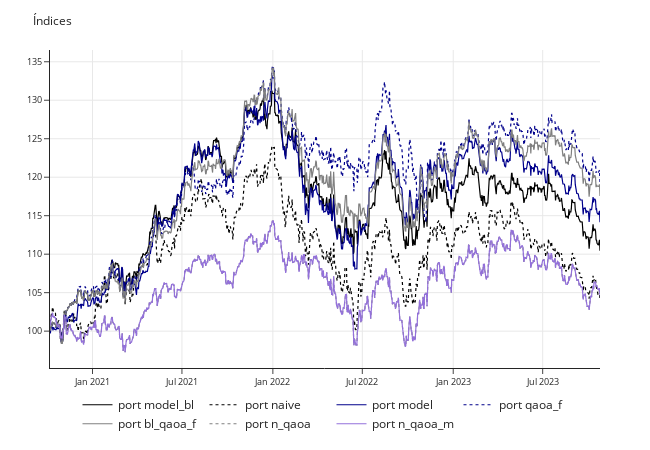
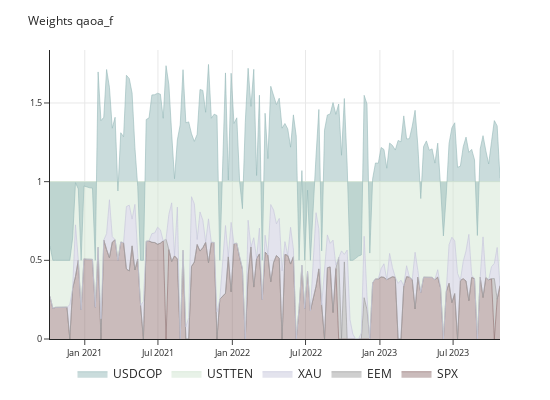
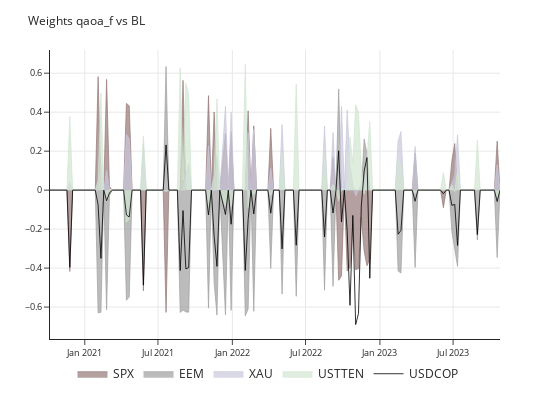

The notebook cell saved with these charts, in order:
### Code cell
graphs.sct(ports.add(1).apply(np.log).cumsum().apply(np.exp).mul(100).round(3),'Índices')
graphs.area(wsqaoa,f'Weights qaoa_f')
graphs.area_2(wsqaoa.sub(ws_),'Weights qaoa_f vs BL',nofill=['USDCOP'])

### Figure 1 — Plotly figure (JSON) as saved in the notebook; plotly's stock layout.template omitted (floating-point values rounded to 4 significant figures; data arrays with more than 128 entries replaced by an {"elided": "..."} marker saying what was removed)
{"data": [{"line": {"color": "black", "dash": "solid", "width": 1.2}, "mode": "lines", "name": "port model_bl", "type": "scatter", "x": {"elided": "1114 str values"}, "y": {"elided": "1114 float values"}}, {"line": {"color": "black", "dash": "dot", "width": 1.2}, "mode": "lines", "name": "port naive", "type": "scatter", "x": {"elided": "1114 str values"}, "y": {"elided": "1114 float values"}}, {"line": {"color": "darkblue", "dash": "solid", "width": 1.2}, "mode": "lines", "name": "port model", "type": "scatter", "x": {"elided": "1114 str values"}, "y": {"elided": "1114 float values"}}, {"line": {"color": "darkblue", "dash": "dot", "width": 1.2}, "mode": "lines", "name": "port qaoa_f", "type": "scatter", "x": {"elided": "1114 str values"}, "y": {"elided": "1114 float values"}}, {"line": {"color": "gray", "dash": "solid", "width": 1.2}, "mode": "lines", "name": "port bl_qaoa_f", "type": "scatter", "x": {"elided": "1114 str values"}, "y": {"elided": "1114 float values"}}, {"line": {"color": "gray", "dash": "dot", "width": 1.2}, "mode": "lines", "name": "port n_qaoa", "type": "scatter", "x": {"elided": "1114 str values"}, "y": {"elided": "1114 float values"}}, {"line": {"color": "mediumpurple", "dash": "solid", "width": 1.2}, "mode": "lines", "name": "port n_qaoa_m", "type": "scatter", "x": {"elided": "1114 str values"}, "y": {"elided": "1114 float values"}}], "layout": {"height": 450, "legend": {"orientation": "h", "x": 0.05, "y": -0.07}, "margin": {"b": 50, "l": 50, "r": 50, "t": 50}, "showlegend": true, "title": {"font": {"size": 12}, "text": "Índices", "xanchor": "left"}, "width": 650, "xaxis": {"showgrid": true, "tickfont": {"size": 9}}, "yaxis": {"showgrid": true, "tickfont": {"size": 9}}}}

### Figure 2 — Plotly figure (JSON) as saved in the notebook; plotly's stock layout.template omitted (floating-point values rounded to 4 significant figures; data arrays with more than 128 entries replaced by an {"elided": "..."} marker saying what was removed)
{"data": [{"line": {"color": "rgba(150,120,120,0.7)", "width": 1}, "mode": "lines", "name": "SPX", "stackgroup": "one", "type": "scatter", "x": {"elided": "157 str values"}, "y": {"elided": "157 float values"}}, {"line": {"color": "rgba(160,160,160,0.7)", "width": 1}, "mode": "lines", "name": "EEM", "stackgroup": "one", "type": "scatter", "x": {"elided": "157 str values"}, "y": {"elided": "157 float values"}}, {"line": {"color": "rgba(200,200,220,0.7)", "width": 1}, "mode": "lines", "name": "XAU", "stackgroup": "one", "type": "scatter", "x": {"elided": "157 str values"}, "y": {"elided": "157 float values"}}, {"line": {"color": "rgba(210,230,210,0.7)", "width": 1}, "mode": "lines", "name": "USTTEN", "stackgroup": "one", "type": "scatter", "x": {"elided": "157 str values"}, "y": {"elided": "157 float values"}}, {"line": {"color": "rgba(150,185,185,0.6)", "width": 1}, "mode": "lines", "name": "USDCOP", "stackgroup": "one", "type": "scatter", "x": {"elided": "157 str values"}, "y": {"elided": "157 float values"}}], "layout": {"height": 400, "legend": {"orientation": "h", "x": 0.05, "y": -0.07}, "margin": {"b": 50, "l": 50, "r": 50, "t": 50}, "showlegend": true, "title": {"font": {"size": 12}, "text": "Weights qaoa_f", "xanchor": "left"}, "width": 550, "xaxis": {"showgrid": true, "tickfont": {"size": 9}}, "yaxis": {"showgrid": true, "tickfont": {"size": 9}}, "yaxis2": {"overlaying": "y", "side": "right", "tickfont": {"size": 9}}}}

### Figure 3 — Plotly figure (JSON) as saved in the notebook; plotly's stock layout.template omitted (floating-point values rounded to 4 significant figures; data arrays with more than 128 entries replaced by an {"elided": "..."} marker saying what was removed)
{"data": [{"fill": "tozeroy", "fillcolor": "rgba(150,120,120,0.7)", "line": {"color": "rgba(150,120,120,0.7)", "width": 1}, "mode": "lines", "name": "SPX", "type": "scatter", "x": {"elided": "157 str values"}, "y": {"elided": "157 float values"}}, {"fill": "tozeroy", "fillcolor": "rgba(160,160,160,0.7)", "line": {"color": "rgba(160,160,160,0.7)", "width": 1}, "mode": "lines", "name": "EEM", "type": "scatter", "x": {"elided": "157 str values"}, "y": {"elided": "157 float values"}}, {"fill": "tozeroy", "fillcolor": "rgba(200,200,220,0.7)", "line": {"color": "rgba(200,200,220,0.7)", "width": 1}, "mode": "lines", "name": "XAU", "type": "scatter", "x": {"elided": "157 str values"}, "y": {"elided": "157 float values"}}, {"fill": "tozeroy", "fillcolor": "rgba(210,230,210,0.7)", "line": {"color": "rgba(210,230,210,0.7)", "width": 1}, "mode": "lines", "name": "USTTEN", "type": "scatter", "x": {"elided": "157 str values"}, "y": {"elided": "157 float values"}}, {"line": {"color": "black", "width": 0.8}, "mode": "lines", "name": "USDCOP", "type": "scatter", "x": {"elided": "157 str values"}, "y": {"elided": "157 float values"}}], "layout": {"height": 400, "legend": {"orientation": "h", "x": 0.05, "y": -0.07}, "margin": {"b": 50, "l": 50, "r": 50, "t": 50}, "showlegend": true, "title": {"font": {"size": 12}, "text": "Weights qaoa_f vs BL", "xanchor": "left"}, "width": 550, "xaxis": {"showgrid": true, "tickfont": {"size": 9}}, "yaxis": {"showgrid": true, "tickfont": {"size": 9}}, "yaxis2": {"overlaying": "y", "side": "right", "tickfont": {"size": 9}}}}
